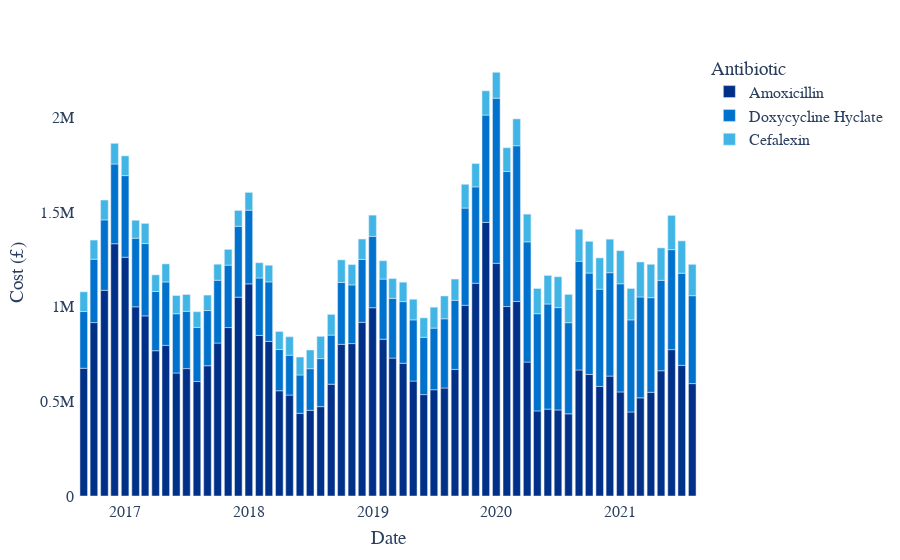

Notebook cell for this chart:
### Code cell
pd.options.plotting.backend = "plotly"
fig = px.bar(all_antibiotics_plot, x='Date', y= ["Amoxicillin", "Doxycycline Hyclate", 'Cefalexin'],
color_discrete_sequence=["#003087", "#0072CE", "#41B6E6"],
labels={"value": "Cost (£)", "variable": "Antibiotic"})
fig.update_layout(
    {"plot_bgcolor": "rgba(0, 0, 0, 0)", "paper_bgcolor": "rgba(0, 0, 0, 0)"},
    font = dict(family = "Arial", size = 16),
    autosize=True,
    margin=dict(l=50, r=50, b=50, t=50, pad=4, autoexpand=True),
)
fig.show()
